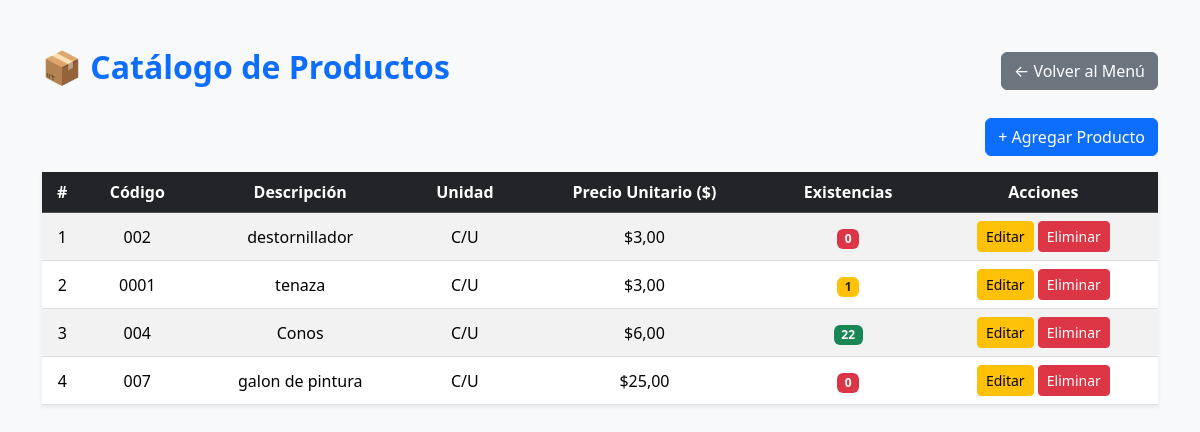
Screenshot of /productos/ (signed in) with the database file from the repository.
### Modulos/Facturacion/models.py (models this page shows, shortened)
class Producto(models.Model):
    codigo = models.CharField(max_length=20, unique=True)
    descripcion = models.CharField(max_length=150)
    unidad_medida = models.CharField(max_length=10, default='C/U')
    precio_unitario = models.DecimalField(max_digits=10, decimal_places=2)
    inventario = models.IntegerField(default=0, editable=False)

### Modulos/Facturacion/views.py (the view)
# urls.py: path('productos/', views.lista_productos, name='lista_productos'),
@login_required
def lista_productos(request):
    productos = Producto.objects.all()
    return render(request, 'Facturacion/productos.html', {'productos': productos})

### Modulos/Facturacion/templates/Facturacion/productos.html (shortened to what this page needs)
{% load static %}
<!DOCTYPE html>
<html lang="es">
<head>
    <link href="https://cdn.jsdelivr.net/npm/bootstrap@5.3.3/dist/css/bootstrap.min.css" rel="stylesheet">
</head>
<body class="bg-light">
<div class="container mt-5">
    <div class="d-flex justify-content-between align-items-center mb-4">
        <h2 class="fw-bold text-primary">📦 Catálogo de Productos</h2>
        <a href="{% url 'menu_catalogos' %}" class="btn btn-secondary">← Volver al Menú</a>
    </div>
    <div class="d-flex justify-content-end mb-3">
        <button class="btn btn-primary" data-bs-toggle="modal" data-bs-target="#modalProducto">
            + Agregar Producto
        </button>
    </div>
    <table class="table table-hover table-striped align-middle text-center shadow-sm">
        <thead class="table-dark">
            <tr>
                <th>#</th>
                <th>Código</th>
                <th>Descripción</th>
                <th>Unidad</th>
                <th>Precio Unitario ($)</th>
                <th>Existencias</th>
                <th>Acciones</th>
            </tr>
        </thead>
        <tbody>
            {% for producto in productos %}
            <tr>
                <td>{{ forloop.counter }}</td>
                <td>{{ producto.codigo }}</td>
                <td>{{ producto.descripcion }}</td>
                <td>{{ producto.unidad_medida }}</td>
                <td>${{ producto.precio_unitario }}</td>
                <td>
                    {% if producto.inventario > 10 %}
                        <span class="badge bg-success">{{ producto.inventario }}</span>
                    {% elif producto.inventario > 0 %}
                        <span class="badge bg-warning text-dark">{{ producto.inventario }}</span>
                    {% else %}
                        <span class="badge bg-danger">0</span>
                    {% endif %}
                </td>
                <td>
                    <a href="#" class="btn btn-sm btn-warning">Editar</a>
                    <a href="{% url 'eliminar_producto' producto.id %}" class="btn btn-sm btn-danger"
                       onclick="return confirm('¿Estás seguro de eliminar este producto?');">Eliminar</a>
                </td>
            </tr>
            {% empty %}
            <tr>
                <td colspan="7" class="text-muted">No hay productos registrados.</td>
            </tr>
            {% endfor %}
        </tbody>
    </table>
</div>
</body>
</html>

### rows the page displays
Producto: codigo "002", descripcion "destornillador", unidad_medida "C/U", precio_unitario "3,00", inventario "0"
Producto: codigo "0001", descripcion "tenaza", unidad_medida "C/U", precio_unitario "3,00", inventario "1"
Producto: codigo "004", descripcion "Conos", unidad_medida "C/U", precio_unitario "6,00", inventario "22"
Producto: codigo "007", descripcion "galon de pintura", unidad_medida "C/U", precio_unitario "25,00", inventario "0"
